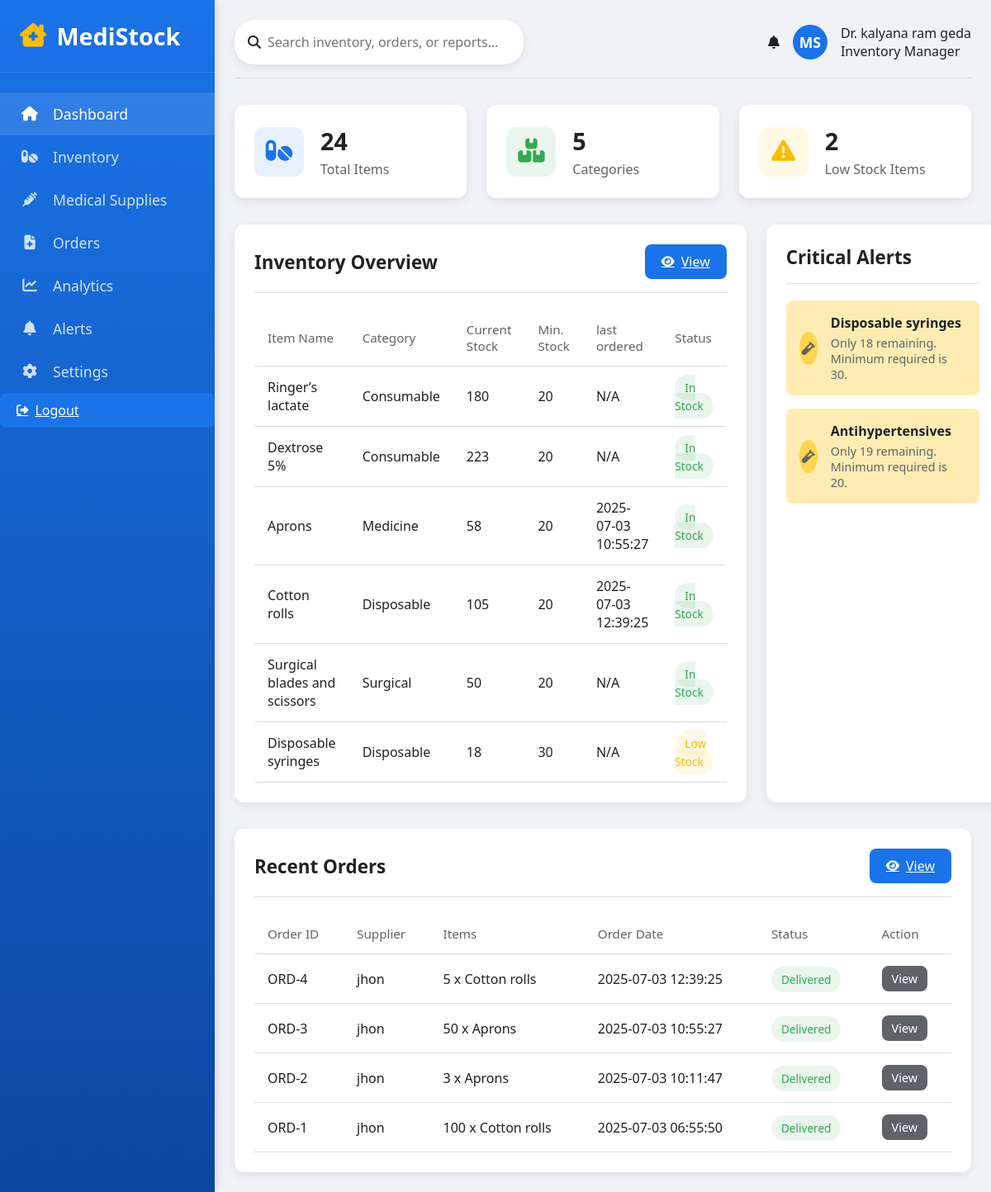
The page /dashboard (signed in) on the database as committed earlier.
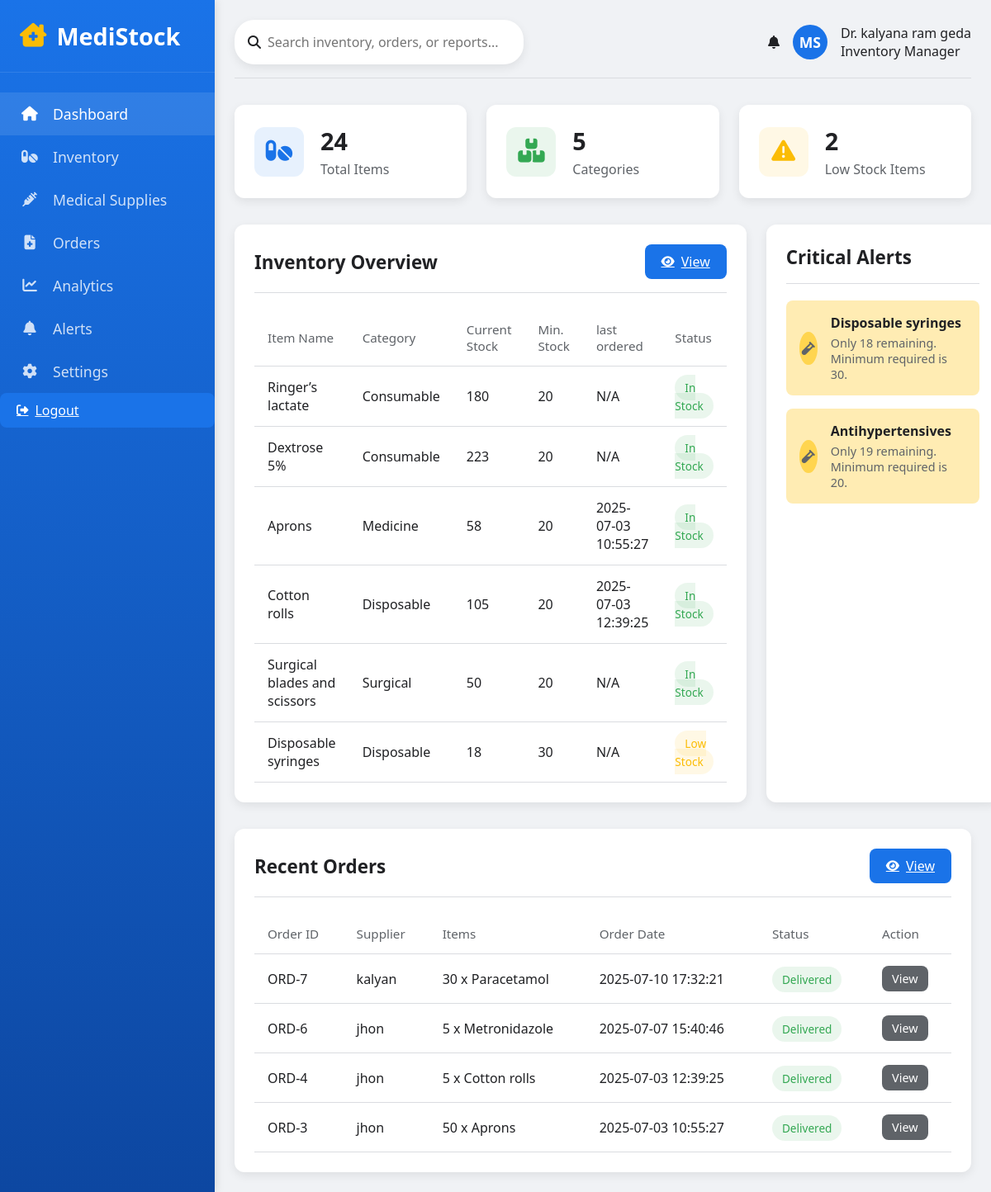
The same page on the database as committed later.
### tables this page shows
CREATE TABLE items (
            id INTEGER PRIMARY KEY AUTOINCREMENT,
            name TEXT NOT NULL,
            category TEXT,
            current_stock INTEGER,
            min_stock INTEGER,
            unit TEXT,
            supplier TEXT,
            last_ordered TIMESTAMP
        );

CREATE TABLE orders (
            id INTEGER PRIMARY KEY AUTOINCREMENT,
            item_id INTEGER NOT NULL,
            quantity INTEGER NOT NULL,
            supplier TEXT NOT NULL,
            urgency TEXT CHECK(urgency IN ('low', 'normal', 'high', 'critical')),
            status TEXT CHECK(status IN ('pending', 'approved', 'shipped', 'delivered', 'cancelled')),
            order_date TIMESTAMP DEFAULT CURRENT_TIMESTAMP,
            expected_delivery DATE,
            notes TEXT,
            FOREIGN KEY (item_id) REFERENCES items(id)
        );

### app.py (the view)
@app.route('/dashboard')
def dashboard():
    if 'username' not in session:
        return redirect(url_for('home'))
    conn = get_db_connection()
    c = conn.cursor()
    c.execute("SELECT COUNT(*) FROM items")
    total_items = c.fetchone()[0]
    c.execute("SELECT COUNT(DISTINCT category) FROM items")
    category_count = c.fetchone()[0]
    c.execute("SELECT COUNT(*) FROM items WHERE current_stock < min_stock")
    low_stock_count = c.fetchone()[0]
    c.execute("SELECT * FROM items ORDER BY id DESC LIMIT 6")
    items = c.fetchall()
    c.execute('''
        SELECT o.*, i.name as item_name, i.unit
        FROM orders o
        JOIN items i ON o.item_id = i.id
        ORDER BY o.order_date DESC
        LIMIT 4
    ''')
    orders = c.fetchall()
    c.execute('''
        SELECT name, current_stock, min_stock
        FROM items
        WHERE current_stock = 0 OR current_stock < min_stock
        ORDER BY current_stock ASC
        LIMIT 4
    ''')
    alerts = c.fetchall()
    conn.close()
    return render_template('dashboard.html', name=session['username'],
                           total_items=total_items,
                           category_count=category_count,
                           low_stock_count=low_stock_count,
                           items=items, orders=orders, alerts=alerts)

### app.py (called while the page is built)
def get_db_connection():
    conn = sqlite3.connect('database.db', check_same_thread=False)
    conn.row_factory = sqlite3.Row
    return conn

### templates/dashboard.html (shortened to what this page needs)
<!DOCTYPE html>
<html lang="en">
<head>
    <link rel="stylesheet" href="https://cdnjs.cloudflare.com/ajax/libs/font-awesome/6.4.0/css/all.min.css">
</head>
<body>
    <aside class="sidebar">
        <div class="logo">
            <h1><i class="fas fa-clinic-medical"></i> <span>MediStock</span></h1>
        </div>
        <div class="nav-links">
            <a href="#" class="nav-item active">
                <i class="fas fa-home"></i>
                <span>Dashboard</span>
            </a>
            <a href="{{ url_for('inventory') }}" class="nav-item">
            <i class="fas fa-pills"></i>
            <span>Inventory</span>
            </a>
            <a href="{{ url_for('medical_supplies') }}" class="nav-item">
            <i class="fas fa-syringe"></i>
            <span>Medical Supplies</span>
            </a>
            <a href="{{ url_for('order') }}" class="nav-item">
            <i class="fas fa-file-medical"></i>
            <span>Orders</span>
            </a>
            <a href="{{ url_for('analytics') }}" class="nav-item">
            <i class="fas fa-chart-line"></i>
            <span>Analytics</span>
            </a>
            <a href="#" class="nav-item">
                <i class="fas fa-bell"></i>
                <span>Alerts</span>
            </a>
            <a href="{{ url_for('settings') }}" class="nav-item">
                <i class="fas fa-cog"></i>
                <span>Settings</span>
            </a>
            <a href="{{ url_for('logout') }}" class="btn btn-danger">
            <i class="fas fa-sign-out-alt"></i>
            <span>Logout</span>
            </a>
        </div>
    </aside>
    <main class="main-content">
        <div class="header">
            <div class="search-bar">
                <i class="fas fa-search"></i>
                <input type="text" placeholder="Search inventory, orders, or reports...">
            </div>
            <div class="user-info">
                <div class="notifications">
                    <i class="fas fa-bell"></i>
                </div>
                <div class="user-avatar">MS</div>
                <div>
                    <div class="user-name">Dr. {{ name }}</div>
                    <div class="user-role">Inventory Manager</div>
                </div>
            </div>
        </div>
        <div class="dashboard-stats">
            <div class="stat-card card-1">
                <div class="stat-icon">
                    <i class="fas fa-pills"></i>
                </div>
                <div class="stat-info">
                    <h3>{{ total_items }}</h3>
                    <p>Total Items</p>
                </div>
            </div>
            <div class="stat-card card-2">
                <div class="stat-icon">
                    <i class="fas fa-boxes"></i>
                </div>
                <div class="stat-info">
                    <h3>{{ category_count }}</h3>
                    <p>Categories</p>
                </div>
            </div>
            <div class="stat-card card-3">
                <div class="stat-icon">
                    <i class="fas fa-exclamation-triangle"></i>
                </div>
                <div class="stat-info">
                    <h3>{{ low_stock_count }}</h3>
                    <p>Low Stock Items</p>
                </div>
            </div>
            </div>
        <div class="dashboard-content">
            <div class="card">
                <div class="card-header">
                    <h2>Inventory Overview</h2>
                    <a href="{{ url_for('inventory') }}" class="btn"><i class="fas fa-eye"></i> View</a>
                </div>
                <div class="table-responsive">
                    <table>
                        <thead>
                            <tr>
                                <th>Item Name</th>
                                <th>Category</th>
                                <th>Current Stock</th>
                                <th>Min. Stock</th>
                                <th>last ordered</th>
                                <th>Status</th>
                            </tr>
                        </thead>
                        <tbody>
    {% for item in items %}
    <tr>
        <td>{{ item.name }}</td>
        <td>{{ item.category }}</td>
        <td>{{ item.current_stock }}</td>
        <td>{{ item.min_stock }}</td>
        <td>{{ item.last_ordered or 'N/A' }}</td>
        <td>
            {% if item.current_stock == 0 %}
                <span class="status out-of-stock">Out of Stock</span>
            {% elif item.current_stock < item.min_stock %}
                <span class="status low-stock">Low Stock</span>
            {% else %}
                <span class="status in-stock">In Stock</span>
            {% endif %}
        </td>
    </tr>
    {% endfor %}
</tbody>
                    </table>
                </div>
            </div>
            <div class="card">
                <div class="card-header">
                    <h2>Critical Alerts</h2>
                </div>
                <div class="alerts-container">
    {% for alert in alerts %}
        <div class="alert-card {% if alert.current_stock == 0 %}critical{% else %}expiring-soon{% endif %}">
            <div class="alert-icon">
                <i class="fas {% if alert.current_stock == 0 %}fa-exclamation-circle{% else %}fa-vial{% endif %}"></i>
            </div>
            <div class="alert-content">
                <h4>{{ alert.name }}</h4>
                {% if alert.current_stock == 0 %}
                    <p>Out of stock. Please reorder immediately.</p>
                {% else %}
                    <p>Only {{ alert.current_stock }} remaining. Minimum required is {{ alert.min_stock }}.</p>
                {% endif %}
            </div>
        </div>
    {% else %}
        <p style="padding: 10px; color: #888;">No critical alerts right now.</p>
    {% endfor %}
</div>
            </div>
        </div>
        <div class="card">
            <div class="card-header">
                <h2>Recent Orders</h2>
                <a href="{{ url_for('order') }}" class="btn"><i class="fas fa-eye"></i> View</a>
            </div>
            <div class="table-responsive">
                <table>
                    <thead>
                        <tr>
                            <th>Order ID</th>
                            <th>Supplier</th>
                            <th>Items</th>
                            <th>Order Date</th>
                            <th>Status</th>
                            <th>Action</th>
                        </tr>
                    </thead>
                    <tbody>
    {% for order in orders %}
    <tr>
        <td>ORD-{{ order.id }}</td>
        <td>{{ order.supplier }}</td>
        <td>{{ order.quantity }} x {{ order.item_name }}</td>
        <td>{{ order.order_date }}</td>
        <td>
            <span class="status
                {% if order.status == 'delivered' %}in-stock
                {% elif order.status == 'processing' %}low-stock
                {% elif order.status == 'pending' %}out-of-stock
                {% else %}in-stock{% endif %}">
                {{ order.status.capitalize() }}
            </span>
        </td>
        <td>
            <a class="btn" style="background: #5f6368; padding: 6px 12px; font-size: 0.9rem;">View</a>
        </td>
    </tr>
    {% endfor %}
</tbody>

### templates/dashboard.html (style rules this page uses)
:root { --primary: #1a73e8; --secondary: #34a853; --danger: #ea4335; --warning: #fbbc05; --dark: #202124; --light: #f8f9fa; --gray: #dadce0; --card-shadow: 0 4px 12px rgba(0,0,0,0.08); --transition: all 0.3s ease; }
* { margin: 0; padding: 0; box-sizing: border-box; font-family: 'Segoe UI', Tahoma, Geneva, Verdana, sans-serif; }
body { background-color: #f0f2f5; color: var(--dark); display: flex; min-height: 100vh; }
.sidebar { width: 260px; background: linear-gradient(180deg, var(--primary), #0d47a1); color: white; padding: 24px 0; display: flex; flex-direction: column; box-shadow: 2px 0 10px rgba(0,0,0,0.1); transition: var(--transition); z-index: 100; }
.logo { padding: 0 24px 24px; border-bottom: 1px solid rgba(255,255,255,0.1); margin-bottom: 24px; }
.logo h1 { font-size: 1.8rem; display: flex; align-items: center; gap: 12px; }
.logo i { color: var(--warning); }
.nav-links { display: flex; flex-direction: column; flex: 1; }
.nav-item { padding: 14px 24px; display: flex; align-items: center; gap: 16px; text-decoration: none; color: rgba(255,255,255,0.8); transition: var(--transition); font-size: 1.1rem; font-weight: 500; }
.nav-item:hover, .nav-item.active { background: rgba(255,255,255,0.1); color: white; }
.nav-item i { width: 24px; text-align: center; }
.main-content { flex: 1; padding: 24px; display: flex; flex-direction: column; overflow-y: auto; }
.header { display: flex; justify-content: space-between; align-items: center; margin-bottom: 32px; padding-bottom: 16px; border-bottom: 1px solid var(--gray); }
.search-bar { display: flex; align-items: center; background: white; border-radius: 24px; padding: 8px 16px; width: 350px; box-shadow: var(--card-shadow); }
.search-bar input { border: none; padding: 8px; width: 100%; font-size: 1rem; outline: none; }
.user-info { display: flex; align-items: center; gap: 16px; }
.user-avatar { width: 42px; height: 42px; border-radius: 50%; background: var(--primary); color: white; display: flex; align-items: center; justify-content: center; font-weight: bold; font-size: 1.1rem; }
.dashboard-stats { display: grid; grid-template-columns: repeat(auto-fit, minmax(240px, 1fr)); gap: 24px; margin-bottom: 32px; }
.stat-card { background: white; border-radius: 12px; padding: 24px; box-shadow: var(--card-shadow); display: flex; align-items: center; gap: 20px; transition: var(--transition); }
.stat-icon { width: 60px; height: 60px; border-radius: 12px; display: flex; align-items: center; justify-content: center; font-size: 1.8rem; }
.stat-info h3 { font-size: 1.8rem; margin-bottom: 4px; }
.stat-info p { color: #5f6368; }
.card-1 .stat-icon { background: rgba(26, 115, 232, 0.1); color: var(--primary); }
.card-2 .stat-icon { background: rgba(52, 168, 83, 0.1); color: var(--secondary); }
.card-3 .stat-icon { background: rgba(251, 188, 5, 0.1); color: var(--warning); }
.dashboard-content { display: grid; grid-template-columns: 2fr 1fr; gap: 24px; margin-bottom: 32px; }
.card { background: white; border-radius: 12px; padding: 24px; box-shadow: var(--card-shadow); }
.card-header { display: flex; justify-content: space-between; align-items: center; margin-bottom: 20px; padding-bottom: 16px; border-bottom: 1px solid var(--gray); }
.card-header h2 { font-size: 1.4rem; }
.btn { background: var(--primary); color: white; border: none; padding: 10px 20px; border-radius: 8px; cursor: pointer; font-weight: 500; display: inline-flex; align-items: center; gap: 8px; transition: var(--transition); }
.btn i { font-size: 0.9rem; }
table { width: 100%; border-collapse: collapse; }
th, td { padding: 14px 16px; text-align: left; border-bottom: 1px solid var(--gray); }
th { color: #5f6368; font-weight: 500; font-size: 0.95rem; }
.status { padding: 6px 12px; border-radius: 20px; font-size: 0.85rem; font-weight: 500; }
.status.in-stock { background: rgba(52, 168, 83, 0.1); color: var(--secondary); }
.status.low-stock { background: rgba(251, 188, 5, 0.1); color: var(--warning); }
.alert-card { display: flex; align-items: center; padding: 16px; border-radius: 8px; background: #fff8e1; margin-bottom: 16px; }
.alert-icon { width: 40px; height: 40px; border-radius: 50%; background: #ffd54f; display: flex; align-items: center; justify-content: center; margin-right: 16px; color: #5f6368; }
.alert-content h4 { margin-bottom: 4px; }
.alert-content p { color: #5f6368; font-size: 0.9rem; }
.expiring-soon { background: #ffecb3; }

Rows that differ between the two databases and show on the page:
no longer on this page (row unchanged): orders: id "2", supplier "jhon", quantity "3", item_name "Aprons", order_date "2025-07-03 10:11:47", status "Delivered"
no longer on this page (row unchanged): orders: id "1", supplier "jhon", quantity "100", item_name "Cotton rolls", order_date "2025-07-03 06:55:50", status "Delivered"
added orders: id "7", supplier "kalyan", quantity "30", item_name "Paracetamol", order_date "2025-07-10 17:32:21", status "Delivered"
added orders: id "6", supplier "jhon", quantity "5", item_name "Metronidazole", order_date "2025-07-07 15:40:46", status "Delivered"
